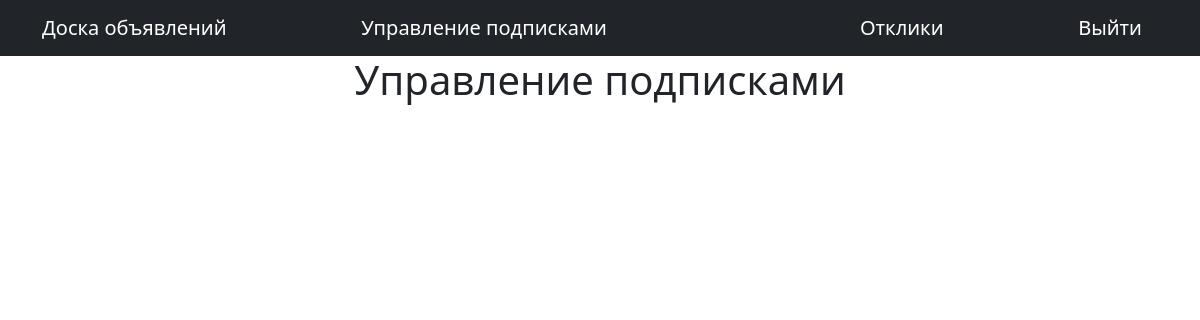
The app's page /announcement/category (signed in), older data.
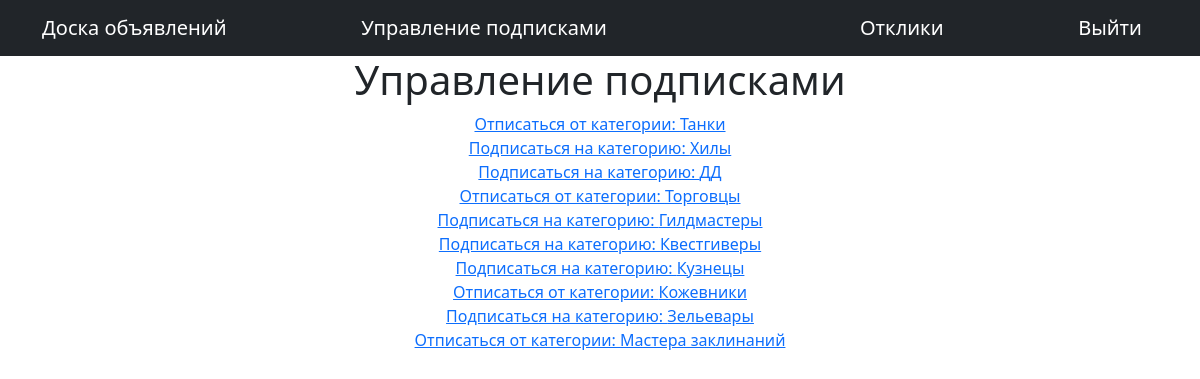
The same page, newer data.
### board/models.py (models this page shows)
class Category(models.Model):
    name = models.CharField(max_length=25)
    subscribers = models.ManyToManyField(CustomUser, blank=True, related_name='categories')
    def __str__(self):
        return self.name

### board/views.py (the view)
# urls.py: path('category', CategoryList.as_view(), name='category_list'),
class CategoryList(LoginRequiredMixin, ListView):
    model = Category
    template_name = 'announcements/category_list.html'
    context_object_name = 'category_list'

### templates/announcements/category_list.html (shortened to what this page needs)
{% extends 'default.html' %}
{% block content %}
        <h1>Управление подписками</h1>
        {% for category in category_list %}
        {% if user not in category.subscribers.all %}
            <a href="{% url 'subscribe' category.id %}">Подписаться на категорию: {{ category }}</a>
            <br>
        {% else %}
            <a href="{% url 'unsubscribe' category.id %}">Отписаться от категории: {{ category }}</a>
            <br>
        {% endif %}
        {% endfor %}
{% endblock content %}

### templates/default.html (shortened to what this page needs)
<!DOCTYPE html>
<html lang="en">
    <head>
        {% load static %}
        <link href="{% static 'css/styles.css' %}" rel="stylesheet" />
    </head>
    <body>
        <nav class="navbar navbar-expand-lg navbar-dark bg-dark">
            <div class="container">
                <a class="navbar-brand" href="/">Доска объявлений</a>
                <a class="navbar-brand" href="{% url 'category_list' %}">Управление подписками</a>
                <br>
                {% if user.is_authenticated %}
                    <a class="navbar-brand" href="{% url 'responses' %}">Отклики</a>
                    <a class="navbar-brand" href="/accounts/logout/">Выйти</a>
                {% else %}
                    <a class="navbar-brand" href="/accounts/login">Войти</a>
                    <a class="navbar-brand" href="/accounts/signup/">Зарегистрироваться</a>
                {% endif %}
            </div>
        </nav>
    <div class="container">
     <div class="row">
        <div class="col-lg-12 text-center">
               {% block content %}{% endblock content %}
        </div>
     </div>
    </div>
    </body>
</html>

Row changes from the older to the newer data that the page shows:
added Category: name "Танки"
added Category: name "Хилы"
added Category: name "ДД"
added Category: name "Торговцы"
added Category: name "Гилдмастеры"
added Category: name "Квестгиверы"
added Category: name "Кузнецы"
added Category: name "Кожевники"
added Category: name "Зельевары"
added Category: name "Мастера заклинаний"
